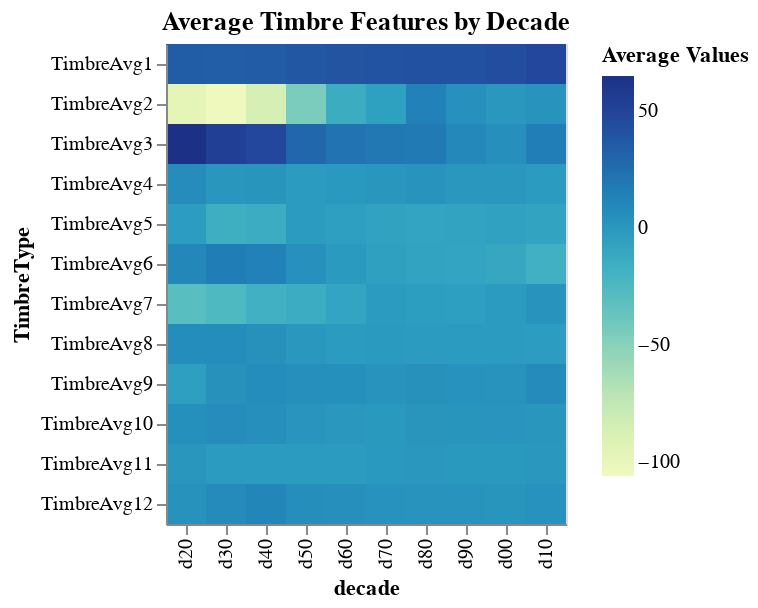

The notebook cell this image was saved under:
### Markdown cell above
Decade-wise, we have the following instead:

### Code cell
# plot timbre feature averages by decades 
# compute decades 
timbre_avg_by_decade = pd.read_csv('preprocess/timbre_avg_by_decade.csv')
timbre_avg_by_decade_long = timbre_avg_by_decade.melt("decade", var_name='TimbreType', value_name='Average Values')
decade_seq = [f'd{s}0' for s in [2, 3, 4, 5, 6, 7, 8, 9, 0, 1]]
# make the plot
alt.Chart(timbre_avg_by_decade_long).mark_rect().encode(
    x=alt.X('decade:O', sort=decade_seq),
    y=alt.Y('TimbreType:O', sort=timbre_cols),
    color='Average Values:Q',
    tooltip=['decade', 'TimbreType', 'Average Values']
).properties(
    title='Average Timbre Features by Decade'
)

### Figure 1 — Vega-Lite specification as saved in the notebook (floating-point values rounded to 4 significant figures)
{"config": {"view": {"continuousWidth": 400, "continuousHeight": 300}}, "data": {"name": "data-530b52a17ea63fd17a5a043c78312561"}, "mark": "rect", "encoding": {"color": {"type": "quantitative", "field": "Average Values"}, "tooltip": [{"type": "nominal", "field": "decade"}, {"type": "nominal", "field": "TimbreType"}, {"type": "quantitative", "field": "Average Values"}], "x": {"type": "ordinal", "field": "decade", "sort": ["d20", "d30", "d40", "d50", "d60", "d70", "d80", "d90", "d00", "d10"]}, "y": {"type": "ordinal", "field": "TimbreType", "sort": ["TimbreAvg1", "TimbreAvg2", "TimbreAvg3", "TimbreAvg4", "TimbreAvg5", "TimbreAvg6", "TimbreAvg7", "TimbreAvg8", "TimbreAvg9", "TimbreAvg10", "TimbreAvg11", "TimbreAvg12"]}}, "title": "Average Timbre Features by Decade", "$schema": "https://vega.github.io/schema/vega-lite/v4.8.1.json", "datasets": {"data-530b52a17ea63fd17a5a043c78312561": [{"decade": "d00", "TimbreType": "TimbreAvg1", "Average Values": 44.32}, {"decade": "d10", "TimbreType": "TimbreAvg1", "Average Values": 48.03}, {"decade": "d20", "TimbreType": "TimbreAvg1", "Average Values": 34.46}, {"decade": "d30", "TimbreType": "TimbreAvg1", "Average Values": 34.14}, {"decade": "d40", "TimbreType": "TimbreAvg1", "Average Values": 35.55}, {"decade": "d50", "TimbreType": "TimbreAvg1", "Average Values": 38.27}, {"decade": "d60", "TimbreType": "TimbreAvg1", "Average Values": 40.29}, {"decade": "d70", "TimbreType": "TimbreAvg1", "Average Values": 41.24}, {"decade": "d80", "TimbreType": "TimbreAvg1", "Average Values": 41.95}, {"decade": "d90", "TimbreType": "TimbreAvg1", "Average Values": 41.96}, {"decade": "d00", "TimbreType": "TimbreAvg2", "Average Values": -0.007627}, {"decade": "d10", "TimbreType": "TimbreAvg2", "Average Values": 2.732}, {"decade": "d20", "TimbreType": "TimbreAvg2", "Average Values": -97.56}, {"decade": "d30", "TimbreType": "TimbreAvg2", "Average Values": -106.2}, {"decade": "d40", "TimbreType": "TimbreAvg2", "Average Values": -85.92}, {"decade": "d50", "TimbreType": "TimbreAvg2", "Average Values": -44.67}, {"decade": "d60", "TimbreType": "TimbreAvg2", "Average Values": -14.13}, {"decade": "d70", "TimbreType": "TimbreAvg2", "Average Values": -4.575}, {"decade": "d80", "TimbreType": "TimbreAvg2", "Average Values": 14.27}, {"decade": "d90", "TimbreType": "TimbreAvg2", "Average Values": 4.961}, {"decade": "d00", "TimbreType": "TimbreAvg3", "Average Values": 5.642}, {"decade": "d10", "TimbreType": "TimbreAvg3", "Average Values": 15.97}, {"decade": "d20", "TimbreType": "TimbreAvg3", "Average Values": 65.15}, {"decade": "d30", "TimbreType": "TimbreAvg3", "Average Values": 54.04}, {"decade": "d40", "TimbreType": "TimbreAvg3", "Average Values": 48.2}, {"decade": "d50", "TimbreType": "TimbreAvg3", "Average Values": 28.72}, {"decade": "d60", "TimbreType": "TimbreAvg3", "Average Values": 22.21}, {"decade": "d70", "TimbreType": "TimbreAvg3", "Average Values": 19.26}, {"decade": "d80", "TimbreType": "TimbreAvg3", "Average Values": 18.06}, {"decade": "d90", "TimbreType": "TimbreAvg3", "Average Values": 9.784}, {"decade": "d00", "TimbreType": "TimbreAvg4", "Average Values": 1.094}, {"decade": "d10", "TimbreType": "TimbreAvg4", "Average Values": -2.353}, {"decade": "d20", "TimbreType": "TimbreAvg4", "Average Values": 7.412}, {"decade": "d30", "TimbreType": "TimbreAvg4", "Average Values": 1.357}, {"decade": "d40", "TimbreType": "TimbreAvg4", "Average Values": 2.311}, {"decade": "d50", "TimbreType": "TimbreAvg4", "Average Values": -1.838}, {"decade": "d60", "TimbreType": "TimbreAvg4", "Average Values": -0.4648}, {"decade": "d70", "TimbreType": "TimbreAvg4", "Average Values": 1.686}, {"decade": "d80", "TimbreType": "TimbreAvg4", "Average Values": 3.551}, {"decade": "d90", "TimbreType": "TimbreAvg4", "Average Values": 0.7761}, {"decade": "d00", "TimbreType": "TimbreAvg5", "Average Values": -6.0}, {"decade": "d10", "TimbreType": "TimbreAvg5", "Average Values": -7.479}, {"decade": "d20", "TimbreType": "TimbreAvg5", "Average Values": -2.827}, {"decade": "d30", "TimbreType": "TimbreAvg5", "Average Values": -15.58}, {"decade": "d40", "TimbreType": "TimbreAvg5", "Average Values": -13.94}, {"decade": "d50", "TimbreType": "TimbreAvg5", "Average Values": -2.095}, {"decade": "d60", "TimbreType": "TimbreAvg5", "Average Values": -4.525}, {"decade": "d70", "TimbreType": "TimbreAvg5", "Average Values": -7.148}, {"decade": "d80", "TimbreType": "TimbreAvg5", "Average Values": -8.234}, {"decade": "d90", "TimbreType": "TimbreAvg5", "Average Values": -7.568}, {"decade": "d00", "TimbreType": "TimbreAvg6", "Average Values": -10.75}, {"decade": "d10", "TimbreType": "TimbreAvg6", "Average Values": -17.35}, {"decade": "d20", "TimbreType": "TimbreAvg6", "Average Values": 10.39}, {"decade": "d30", "TimbreType": "TimbreAvg6", "Average Values": 16.35}, {"decade": "d40", "TimbreType": "TimbreAvg6", "Average Values": 14.11}, {"decade": "d50", "TimbreType": "TimbreAvg6", "Average Values": 5.046}, {"decade": "d60", "TimbreType": "TimbreAvg6", "Average Values": -1.23}, {"decade": "d70", "TimbreType": "TimbreAvg6", "Average Values": -5.186}, {"decade": "d80", "TimbreType": "TimbreAvg6", "Average Values": -7.756}, {"decade": "d90", "TimbreType": "TimbreAvg6", "Average Values": -8.412}, {"decade": "d00", "TimbreType": "TimbreAvg7", "Average Values": -1.397}, {"decade": "d10", "TimbreType": "TimbreAvg7", "Average Values": 2.476}, {"decade": "d20", "TimbreType": "TimbreAvg7", "Average Values": -30.23}, {"decade": "d30", "TimbreType": "TimbreAvg7", "Average Values": -25.34}, {"decade": "d40", "TimbreType": "TimbreAvg7", "Average Values": -17.07}, {"decade": "d50", "TimbreType": "TimbreAvg7", "Average Values": -14.0}, {"decade": "d60", "TimbreType": "TimbreAvg7", "Average Values": -8.43}, {"decade": "d70", "TimbreType": "TimbreAvg7", "Average Values": -2.467}, {"decade": "d80", "TimbreType": "TimbreAvg7", "Average Values": -3.477}, {"decade": "d90", "TimbreType": "TimbreAvg7", "Average Values": -4.109}, {"decade": "d00", "TimbreType": "TimbreAvg8", "Average Values": -2.02}, {"decade": "d10", "TimbreType": "TimbreAvg8", "Average Values": -3.047}, {"decade": "d20", "TimbreType": "TimbreAvg8", "Average Values": 7.22}, {"decade": "d30", "TimbreType": "TimbreAvg8", "Average Values": 6.875}, {"decade": "d40", "TimbreType": "TimbreAvg8", "Average Values": 4.521}, {"decade": "d50", "TimbreType": "TimbreAvg8", "Average Values": 0.3037}, {"decade": "d60", "TimbreType": "TimbreAvg8", "Average Values": -2.253}, {"decade": "d70", "TimbreType": "TimbreAvg8", "Average Values": -0.9767}, {"decade": "d80", "TimbreType": "TimbreAvg8", "Average Values": -1.862}, {"decade": "d90", "TimbreType": "TimbreAvg8", "Average Values": -1.366}, {"decade": "d00", "TimbreType": "TimbreAvg9", "Average Values": 3.491}, {"decade": "d10", "TimbreType": "TimbreAvg9", "Average Values": 8.185}, {"decade": "d20", "TimbreType": "TimbreAvg9", "Average Values": -4.507}, {"decade": "d30", "TimbreType": "TimbreAvg9", "Average Values": 4.265}, {"decade": "d40", "TimbreType": "TimbreAvg9", "Average Values": 7.316}, {"decade": "d50", "TimbreType": "TimbreAvg9", "Average Values": 6.082}, {"decade": "d60", "TimbreType": "TimbreAvg9", "Average Values": 5.23}, {"decade": "d70", "TimbreType": "TimbreAvg9", "Average Values": 3.342}, {"decade": "d80", "TimbreType": "TimbreAvg9", "Average Values": 4.279}, {"decade": "d90", "TimbreType": "TimbreAvg9", "Average Values": 4.074}, {"decade": "d00", "TimbreType": "TimbreAvg10", "Average Values": 1.906}, {"decade": "d10", "TimbreType": "TimbreAvg10", "Average Values": 1.734}, {"decade": "d20", "TimbreType": "TimbreAvg10", "Average Values": 5.36}, {"decade": "d30", "TimbreType": "TimbreAvg10", "Average Values": 7.852}, {"decade": "d40", "TimbreType": "TimbreAvg10", "Average Values": 5.501}, {"decade": "d50", "TimbreType": "TimbreAvg10", "Average Values": 1.866}, {"decade": "d60", "TimbreType": "TimbreAvg10", "Average Values": 0.7038}, {"decade": "d70", "TimbreType": "TimbreAvg10", "Average Values": -0.1142}, {"decade": "d80", "TimbreType": "TimbreAvg10", "Average Values": 2.053}, {"decade": "d90", "TimbreType": "TimbreAvg10", "Average Values": 2.312}, {"decade": "d00", "TimbreType": "TimbreAvg11", "Average Values": -0.1354}, {"decade": "d10", "TimbreType": "TimbreAvg11", "Average Values": 1.005}, {"decade": "d20", "TimbreType": "TimbreAvg11", "Average Values": 1.6}, {"decade": "d30", "TimbreType": "TimbreAvg11", "Average Values": -1.608}, {"decade": "d40", "TimbreType": "TimbreAvg11", "Average Values": -2.181}, {"decade": "d50", "TimbreType": "TimbreAvg11", "Average Values": -2.375}, {"decade": "d60", "TimbreType": "TimbreAvg11", "Average Values": -1.624}, {"decade": "d70", "TimbreType": "TimbreAvg11", "Average Values": -0.2396}, {"decade": "d80", "TimbreType": "TimbreAvg11", "Average Values": 0.3388}, {"decade": "d90", "TimbreType": "TimbreAvg11", "Average Values": -0.1391}, {"decade": "d00", "TimbreType": "TimbreAvg12", "Average Values": 2.065}, {"decade": "d10", "TimbreType": "TimbreAvg12", "Average Values": 3.937}, {"decade": "d20", "TimbreType": "TimbreAvg12", "Average Values": 3.645}, {"decade": "d30", "TimbreType": "TimbreAvg12", "Average Values": 8.205}, {"decade": "d40", "TimbreType": "TimbreAvg12", "Average Values": 11.58}, {"decade": "d50", "TimbreType": "TimbreAvg12", "Average Values": 6.666}, {"decade": "d60", "TimbreType": "TimbreAvg12", "Average Values": 5.711}, {"decade": "d70", "TimbreType": "TimbreAvg12", "Average Values": 3.723}, {"decade": "d80", "TimbreType": "TimbreAvg12", "Average Values": 3.197}, {"decade": "d90", "TimbreType": "TimbreAvg12", "Average Values": 3.009}]}}
